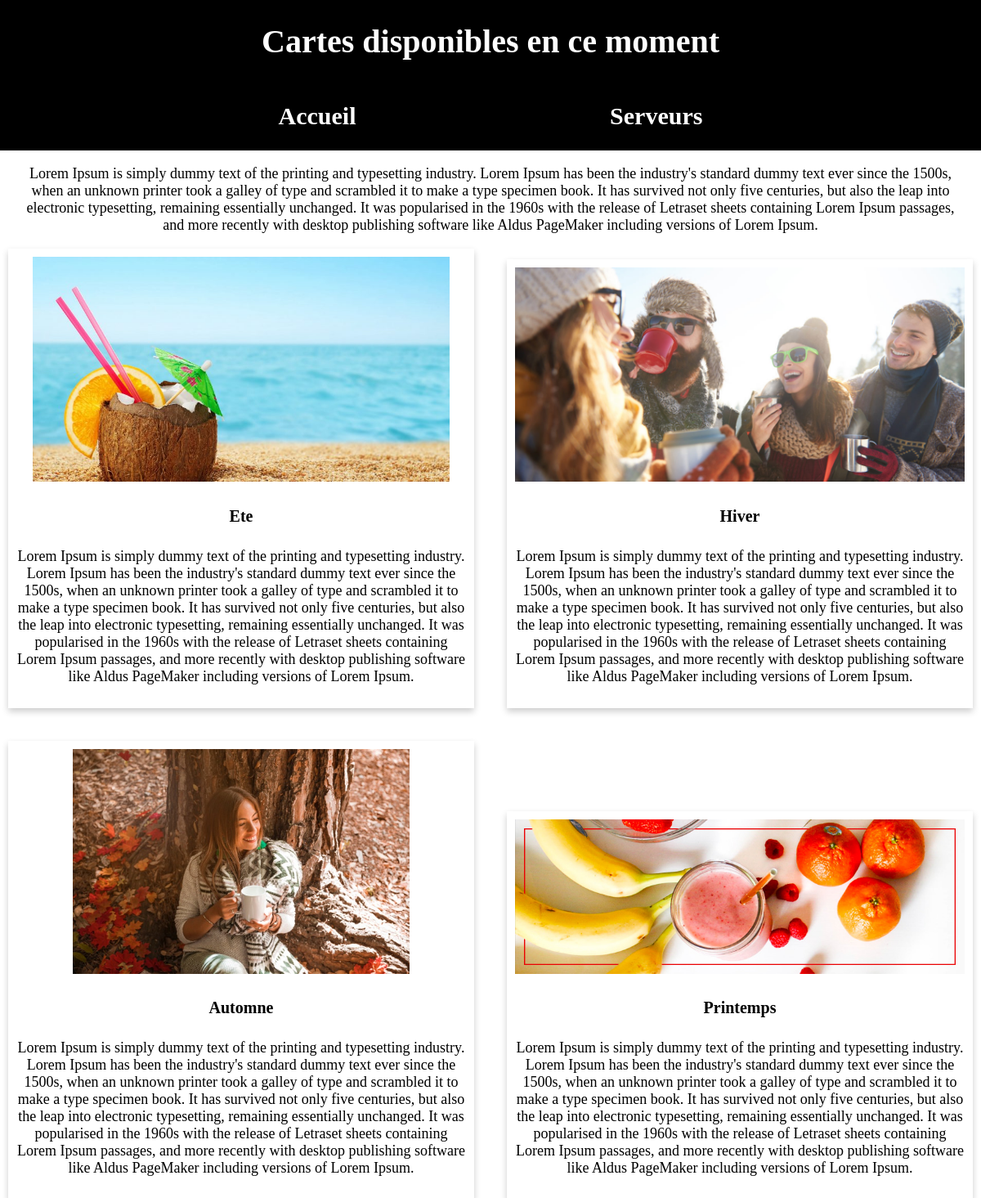
Screenshot of /?page=card with the database file from the repository.
### tables this page shows
CREATE TABLE `card` (
  `id` smallint UNSIGNED NOT NULL,
  `title` varchar(50) NOT NULL,
  `description` longtext NOT NULL,
  `active` tinyint(1) NOT NULL,
  `created_at` datetime NOT NULL,
  `updated_at` timestamp NOT NULL DEFAULT CURRENT_TIMESTAMP ON UPDATE CURRENT_TIMESTAMP,
  `deleted_at` datetime DEFAULT NULL
);

### App/Controller/Controller.php (called while the page is built, shortened)
<?php
abstract class Controller {
    protected function getData(string $sql): array {
        $pdo = new \PDO('mysql:dbname=webstart_bar;host=localhost', 'webstart_bar', 'webstart_bar_pwd');
        $pdo->setAttribute(\PDO::ATTR_EMULATE_PREPARES, false);
        $state = $pdo->prepare($sql);
        $state->execute();
        return $state->fetchAll();
    }
    protected function render($variables, $template) {
        extract($variables);
        Require_once ROOT . '/App/Views/' . $template . '.php';
    }
}

### App/Controller/CardController.php (called while the page is built, shortened)
<?php
class CardController extends Controller implements ControllerInterface {
    public function show() {
        $introduction = "Lorem Ipsum is simply dummy text of the printing and typesetting industry.
        Lorem Ipsum has been the industry's standard dummy text ever since the 1500s,
        when an unknown printer took a galley of type and scrambled it to make a type specimen book.
        It has survived not only five centuries, but also the leap into electronic typesetting, remaining essentially unchanged.
        It was popularised in the 1960s with the release of Letraset sheets containing Lorem Ipsum passages,
        and more recently with desktop publishing software like Aldus PageMaker including versions of Lorem Ipsum.";
        $sql = "SELECT * FROM card";
        $cards = $this->getData($sql);
        $arrayToTemplate = ['title' => 'Cartes disponibles en ce moment', 'introduction' => $introduction ,'cards' => $cards];
        $this->render($arrayToTemplate, 'Cards');
    }
}

### public/index.php (called while the page is built, shortened)
<?php
$action = 'show';
$controller = new $nameController;
$controller->$action();

### App/Views/Cards.php (the view, shortened to what this page needs)
<!doctype html>
<html>
  <head>
    <link href="styles/list.css" rel="stylesheet">
  </head>
  <body>
    <header>
      <h1><?php echo $title; ?></h1>
      <nav>
        <a href="/?page=home"><h2>Accueil</h2></a>
        <a href="/?page=server"><h2>Serveurs</h2></a>
      </nav>
    </header>
    <p><?php echo $introduction; ?></p>
    <div class="wrapper">
      <?php foreach($cards as $card) {
        if($card['active'] == 1) { ?>
          <div class="item">
            <img src="img/cards/<?php echo $card['title']; ?>.jpg" alt="<?php echo $card['title']; ?>">
            <a href="/?page=card&action=showById&id=<?php echo $card['id'] ?>">
              <h4><?php echo $card['title']; ?></h4>
            </a>
            <p><?php echo $card['description']; ?></p>
          </div>
        <?php }
      } ?>
    </div>
  </body>
</html>

### public/styles/list.css (style rules this page uses)
body { display: flex; flex-direction: column; justify-content: center; align-items: center; margin: 0; padding: 0; }
header { width: 100%; display: flex; flex-direction: column; align-items: center; color: white; background-color: black; }
nav { width: 100%; max-width: 1140px; display: flex; justify-content: space-evenly; }
nav a { color: white; text-decoration: none; }
p { max-width: 1140px; text-align: center; font-size: 18px; }
.wrapper { display: grid; grid-template-columns: repeat(2, 1fr); gap: 40px; align-items: baseline; grid-auto-rows: 1fr; }
.item { grid: 1 / 2; max-width: 550px; text-align: center; box-shadow: 0 4px 8px 0 rgba(0,0,0,0.2); transition: 0.3s; padding: 10px; }
.item a { text-decoration: none; color: black; }
.item img { max-width: 550px; max-height: 275px; }
h1 { font-size: 40px; }
h2 { font-size: 30px; }
h4 { font-size: 20px; }

### rows the page displays
card: shows a picture, title "Ete", description "Lorem Ipsum is simply dummy text of the printing and typesetting industry. Lorem Ipsum has been the industry's standard dummy text ever since the 1500s, when an unknown printer took a galley of type and scrambled it to make a type specimen book. It has survived not only five centuries, but also the leap into electronic typesetting, remaining essentially unchanged. It was popularised in the 1960s with the release of Letraset sheets containing Lorem Ipsum passages, and more recently with desktop publishing software like Aldus PageMaker including versions of Lorem Ipsum."
card: title (picture), title "Hiver", description "Lorem Ipsum is simply dummy text of the printing and typesetting industry. Lorem Ipsum has been the industry's standard dummy text ever since the 1500s, when an unknown printer took a galley of type and scrambled it to make a type specimen book. It has survived not only five centuries, but also the leap into electronic typesetting, remaining essentially unchanged. It was popularised in the 1960s with the release of Letraset sheets containing Lorem Ipsum passages, and more recently with desktop publishing software like Aldus PageMaker including versions of Lorem Ipsum."
card: title (picture), title "Automne", description "Lorem Ipsum is simply dummy text of the printing and typesetting industry. Lorem Ipsum has been the industry's standard dummy text ever since the 1500s, when an unknown printer took a galley of type and scrambled it to make a type specimen book. It has survived not only five centuries, but also the leap into electronic typesetting, remaining essentially unchanged. It was popularised in the 1960s with the release of Letraset sheets containing Lorem Ipsum passages, and more recently with desktop publishing software like Aldus PageMaker including versions of Lorem Ipsum."
card: title (picture), title "Printemps", description "Lorem Ipsum is simply dummy text of the printing and typesetting industry. Lorem Ipsum has been the industry's standard dummy text ever since the 1500s, when an unknown printer took a galley of type and scrambled it to make a type specimen book. It has survived not only five centuries, but also the leap into electronic typesetting, remaining essentially unchanged. It was popularised in the 1960s with the release of Letraset sheets containing Lorem Ipsum passages, and more recently with desktop publishing software like Aldus PageMaker including versions of Lorem Ipsum."

### other values shown
$title "Cartes disponibles en ce moment"
